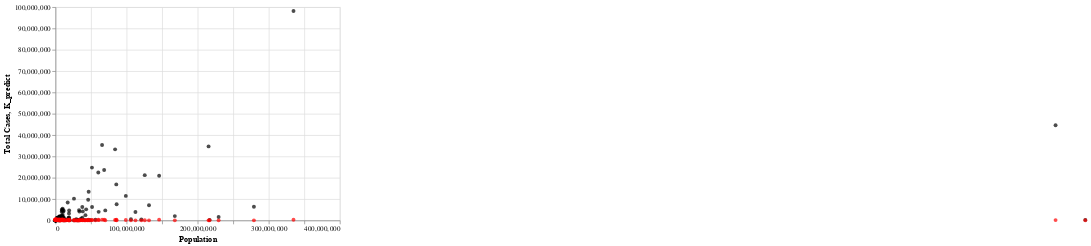

Write notebook code for a chart like this one.
### Markdown cell above
Still, by using KNeighbors, the predict results do not vary from randomforest a lot. Therefore, I conclude that there is no much relations between the Total Cases and other datas.

### Code cell
c3 = alt.Chart(df).mark_circle(color="black").encode(
    x = alt.X("Population", scale=alt.Scale(domain=[0,400000000])),
    y = "Total Cases",
    tooltip = "Country"
)

c4  = alt.Chart(df).mark_circle(color="red").encode(
    x = alt.X("Population", scale=alt.Scale(domain=[0,400000000])),
    y = "K_predict"
)

c3+c4

### Figure 1 — Vega-Lite specification as saved in the notebook (floating-point values rounded to 4 significant figures; data arrays with more than 128 entries replaced by an {"elided": "..."} marker saying what was removed)
{"config": {"view": {"continuousWidth": 400, "continuousHeight": 300}}, "layer": [{"mark": {"type": "circle", "color": "black"}, "encoding": {"tooltip": {"field": "Country", "type": "nominal"}, "x": {"field": "Population", "scale": {"domain": [0, 400000000]}, "type": "quantitative"}, "y": {"field": "Total Cases", "type": "quantitative"}}}, {"mark": {"type": "circle", "color": "red"}, "encoding": {"x": {"field": "Population", "scale": {"domain": [0, 400000000]}, "type": "quantitative"}, "y": {"field": "K_predict", "type": "quantitative"}}}], "data": {"name": "data-7292b6cf191cc85cfa70d8e4960cb16e"}, "$schema": "https://vega.github.io/schema/vega-lite/v4.17.0.json", "datasets": {"data-7292b6cf191cc85cfa70d8e4960cb16e": {"elided": "137 records"}}}
